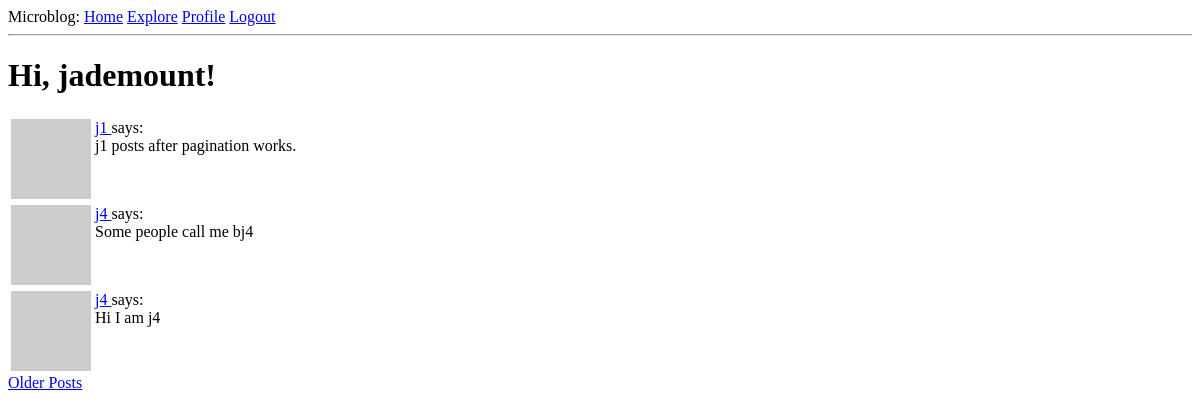
The page /explore (signed in) on the database as committed earlier.
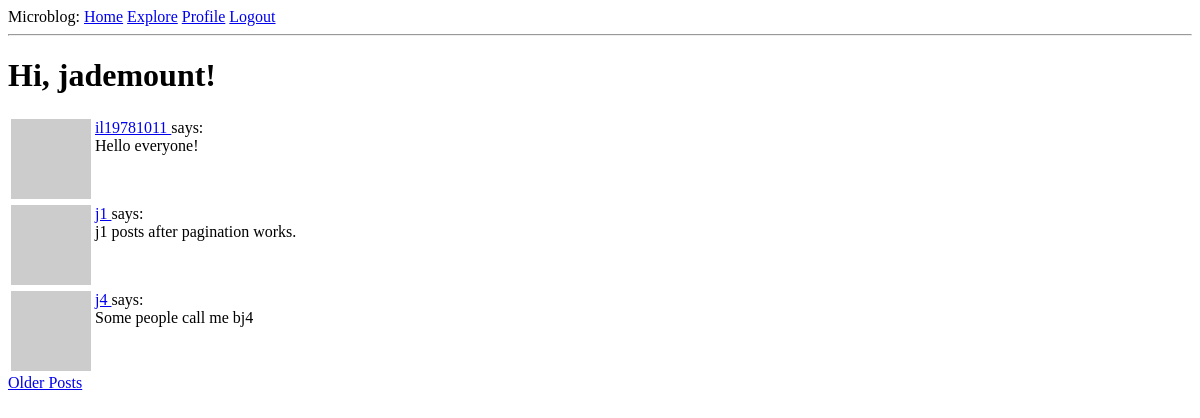
The same page on the database as committed later.
### app/models.py (models this page shows, shortened)
class Post(db.Model):
    id = db.Column(db.Integer, primary_key=True)
    body = db.Column(db.String(140))
    timestamp = db.Column(db.DateTime, index=True, default=datetime.utcnow)
    user_id = db.Column(db.Integer, db.ForeignKey('user.id'))

class User(UserMixin, db.Model):
    id=db.Column(db.Integer,primary_key=True)
    username=db.Column(db.String(64),index=True,unique=True)
    email=db.Column(db.String(120),index=True,unique=True)
    password_hash=db.Column(db.String(128))
    posts = db.relationship('Post', backref='author', lazy='dynamic')
    about_me = db.Column(db.String(140))
    last_seen = db.Column(db.DateTime,default=datetime.utcnow)
    followed=db.relationship('User', secondary=followers, primaryjoin=(followers.c.follower_id == id),secondaryjoin=(followers.c.followed_id == id), backref =db.backref('followers', lazy = 'dynamic'), lazy = 'dynamic')
    def avatar(self, size):
        digest=md5(self.email.lower().encode('utf-8')).hexdigest()
        return "https://www.gravatar.com/avatar/{}/?d=identicon&s={}".format(digest,size)

### app/routes.py (the view)
@app.route('/explore')
@login_required
def explore():
    page=request.args.get('page', 1,type=int)
    posts=Post.query.order_by(Post.timestamp.desc()).paginate(page, app.config['POST_PER_PAGE'], False)
    next_url=url_for('explore',page=posts.next_num) if posts.has_next else None
    prev_url=url_for('explore',page=posts.prev_num) if posts.has_prev else None
    return render_template('index.html',title='Explore', posts=posts.items,next_url=next_url,prev_url=prev_url)

### app/models.py (called while the page is built)
@login.user_loader
def load_user(id):
    return User.query.get(int(id))

### app/routes.py (called while the page is built)
@app.before_request
def before_request():
    if current_user.is_authenticated:
        current_user.last_seen=datetime.utcnow()
        db.session.commit()

### app/templates/index.html (shortened to what this page needs)
{% extends "base.html" %}
{% block content %}
    <h1>Hi, {{ current_user.username }}!</h1>
    {% for post in posts %}
    {% include '_post.html' %}
    {% endfor %}
    {% if next_url %}
    <a href='{{ next_url}}'>Older Posts</a>
    {% endif %}
{% endblock %}

### app/templates/_post.html
<table>
<tr valign="top">
<td><img
src="{{post.author.avatar(32)}}"></td>
<td>
<a href="{{ url_for('user',username=post.author.username) }}">
{{post.author.username}} </a>
says:<br>{{post.body}}</td>
</tr>
</table>

Rows that differ between the two databases and show on the page:
no longer on this page (row unchanged): Post: author.username "j4", body "Hi I am j4"
added Post: author.username "il19781011", body "Hello everyone!"
